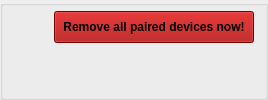
       <widget class="QGroupBox" name="groupBoxBluetoothAdapter">
        <property name="sizePolicy">
         <sizepolicy hsizetype="Expanding" vsizetype="Fixed">
          <horstretch>0</horstretch>
          <verstretch>0</verstretch>
         </sizepolicy>
        </property>
        <layout class="QVBoxLayout" name="verticalLayout_34">
         <property name="topMargin">
          <number>0</number>
         </property>
         <property name="bottomMargin">
          <number>0</number>
         </property>
         <item>
          <widget class="QWidget" name="widget" native="true">
           <property name="sizePolicy">
            <sizepolicy hsizetype="Expanding" vsizetype="Preferred">
             <horstretch>0</horstretch>
             <verstretch>0</verstretch>
            </sizepolicy>
           </property>
           <layout class="QHBoxLayout" name="btsettings">
            <property name="leftMargin">
             <number>0</number>
            </property>
            <property name="topMargin">
             <number>0</number>
            </property>
            <property name="rightMargin">
             <number>0</number>
            </property>
            <property name="bottomMargin">
             <number>0</number>
            </property>
            <item>
             <spacer name="horizontalSpacer_2">
              <property name="orientation">
               <enum>Qt::Horizontal</enum>
              </property>
              <property name="sizeHint" stdset="0">
               <size>
                <width>40</width>
                <height>20</height>
               </size>
              </property>
             </spacer>
            </item>
            <item>
             <widget class="QPushButton" name="pushButtonUnpair">
              <property name="sizePolicy">
               <sizepolicy hsizetype="Fixed" vsizetype="Fixed">
                <horstretch>0</horstretch>
                <verstretch>0</verstretch>
               </sizepolicy>
              </property>
              <property name="minimumSize">
               <size>
                <width>200</width>
                <height>32</height>
               </size>
              </property>
              <property name="maximumSize">
               <size>
                <width>16777215</width>
                <height>32</height>
               </size>
              </property>
              <property name="font">
               <font>
                <weight>75</weight>
                <bold>true</bold>
               </font>
              </property>
              <property name="styleSheet">
               <string notr="true">background-color: rgb(164, 0, 0);
outline: none;</string>
              </property>
              <property name="text">
               <string>Remove all paired devices now!</string>
              </property>
             </widget>
            </item>
           </layout>
          </widget>
         </item>
         <item>
          <widget class="QWidget" name="horizontalWidget" native="true">
           <property name="sizePolicy">
            <sizepolicy hsizetype="Expanding" vsizetype="Preferred">
             <horstretch>0</horstretch>
             <verstretch>0</verstretch>
            </sizepolicy>
           </property>
           <layout class="QFormLayout" name="formLayout_27">
            <property name="leftMargin">
             <number>0</number>
            </property>
            <property name="topMargin">
             <number>0</number>
            </property>
            <property name="bottomMargin">
             <number>0</number>
            </property>
           </layout>
          </widget>
         </item>
        </layout>
       </widget>
